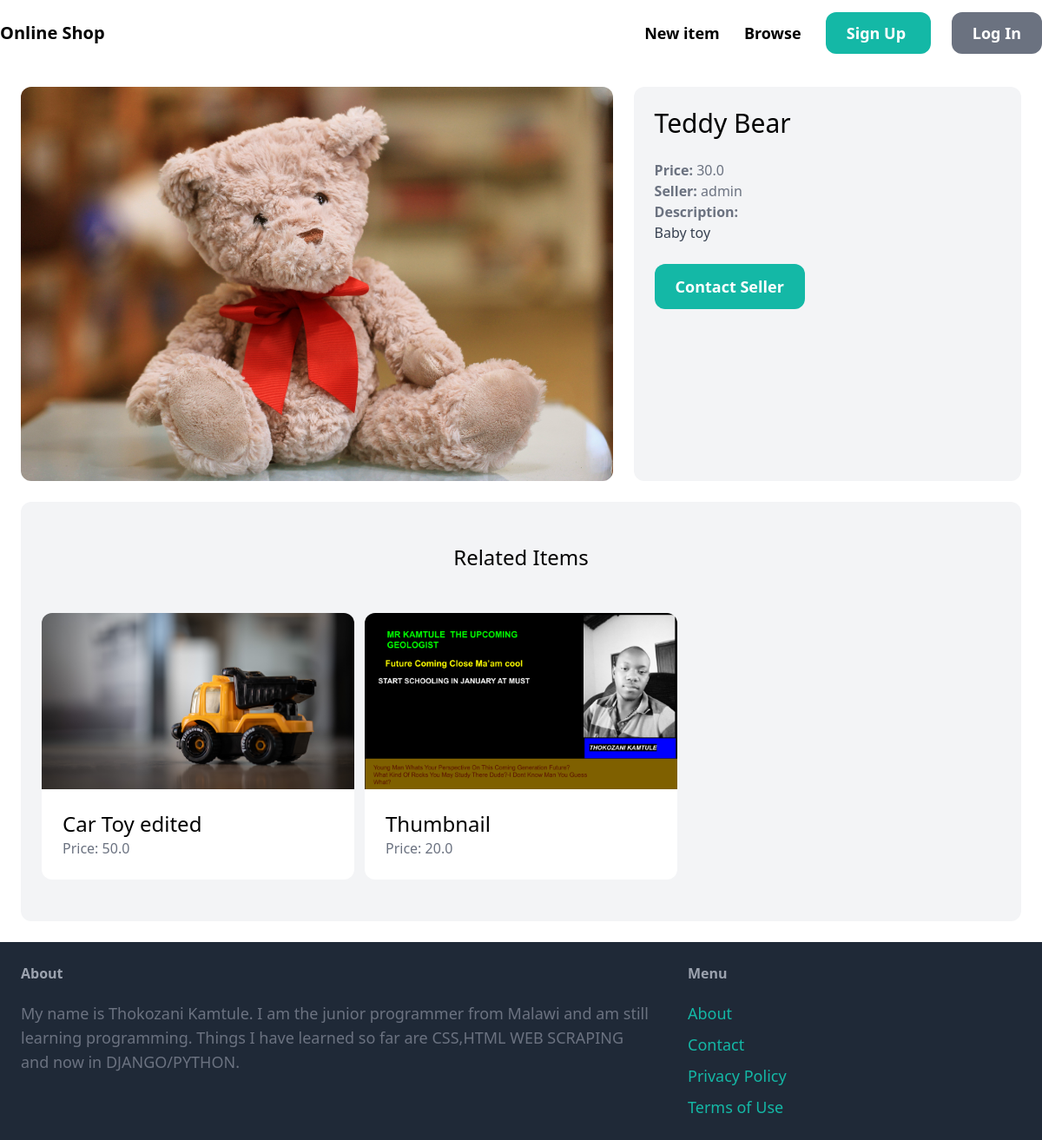
The page /items/8/ on the database its author committed.
### item/models.py (models this page shows, shortened)
class Item(models.Model):
	category = models.ForeignKey(Category, related_name='items', on_delete=models.CASCADE)
	name = models.CharField(max_length=225)
	description = models.TextField(blank=True, null=True)
	price = models.FloatField()
	image = models.ImageField(upload_to='item_images', blank=True, null=True)
	is_sold = models.BooleanField(default=False)
	created_by = models.ForeignKey(User, related_name='items', on_delete=models.CASCADE)
	created_at = models.DateTimeField(auto_now_add=True)

### item/views.py (the view)
# urls.py: path('<int:pk>/', views.detail, name='detail'),
def detail(request, pk):
    item = get_object_or_404(Item, pk=pk)
    related_items = Item.objects.filter(category=item.category, is_sold=False).exclude(pk=pk)[0:3]
    return render(request, 'item/detail.html', {
          'item': item,
          'related_items': related_items
        })

### item/templates/item/detail.html (shortened to what this page needs)
{% extends 'core/base.html' %}
{% block content %}
<div class="grid grid-cols-5 gap-6">
    <div class="col-span-3">
      <img src="{{ item.image.url }}" class="rounded-xl">
    </div>
    <div class="col-span-2 p-6 bg-gray-100 rounded-xl">
        <h1 class="mb-6 text-3xl">{{ item.name }}</h1>
        <p class="text-gray-500"><strong>Price:</strong> {{item.price }}</p>
        <p class="text-gray-500"><strong>Seller:</strong> {{item.created_by.username }}</p>
        <p class="text-gray-700">
        {% if item.description %}
          <strong class="text-gray-500"> Description: </strong><br>
             {{ item.description }}
        </p>
       {% endif %}
       {% if request.user == item.created_by %}
        <div class="mt-6 p-6 bg-white rounded-xl">
            <p> This Is Your item! </p>
            <a href="{% url 'item:edit' item.id %}" class="inline-block mt-6 px-6 py-3 text-lg font-semibold bg-teal-500 text-white rounded-xl">Edit</a>
            <a href="{% url 'item:delete' item.id %}" class="inline-block mt-6 px-6 py-3 text-lg font-semibold bg-red-500 text-white rounded-xl">Delate</a>
         </div>
         {% else %}
       <a href="{% url 'conversation:new' item.id %}" class="inline-block mt-6 px-6 py-3 text-lg font-semibold bg-teal-500 text-white rounded-xl hover:bg-teal-700">Contact Seller  </a>
       {% endif %}
    </div>
</div>
    <div class="mt-6 px-6 py-12 bg-gray-100 rounded-xl">
      <h2 class="mb-12 text-2xl text-center">Related Items</h2>
        <div class="grid grid-cols-3 gap-3">
            {% for item in related_items %}
              <div>
                   <a href="{% url 'item:detail' item.id %}">
                    <div>
                       <img src="{{ item.image.url }}" class="rounded-t-xl">
                    </div>
                    <div class="p-6 bg-white rounded-b-xl">
                       <h2 class="text-2xl">{{ item.name }}</h2>
                       <p class="text-gray-500">Price: {{ item.price }} </p>
                    </div>
                  </a>
              </div>
            {% endfor %}
        </div>
     </div>
{% endblock %}

### rows shown on the page
Item: image (picture), name "Teddy Bear", price "30.0", created_by.username "admin", description "Baby toy"
Item: image (picture), name "Car Toy edited", price "50.0"
Item: image (picture), name "Thumbnail", price "20.0"
